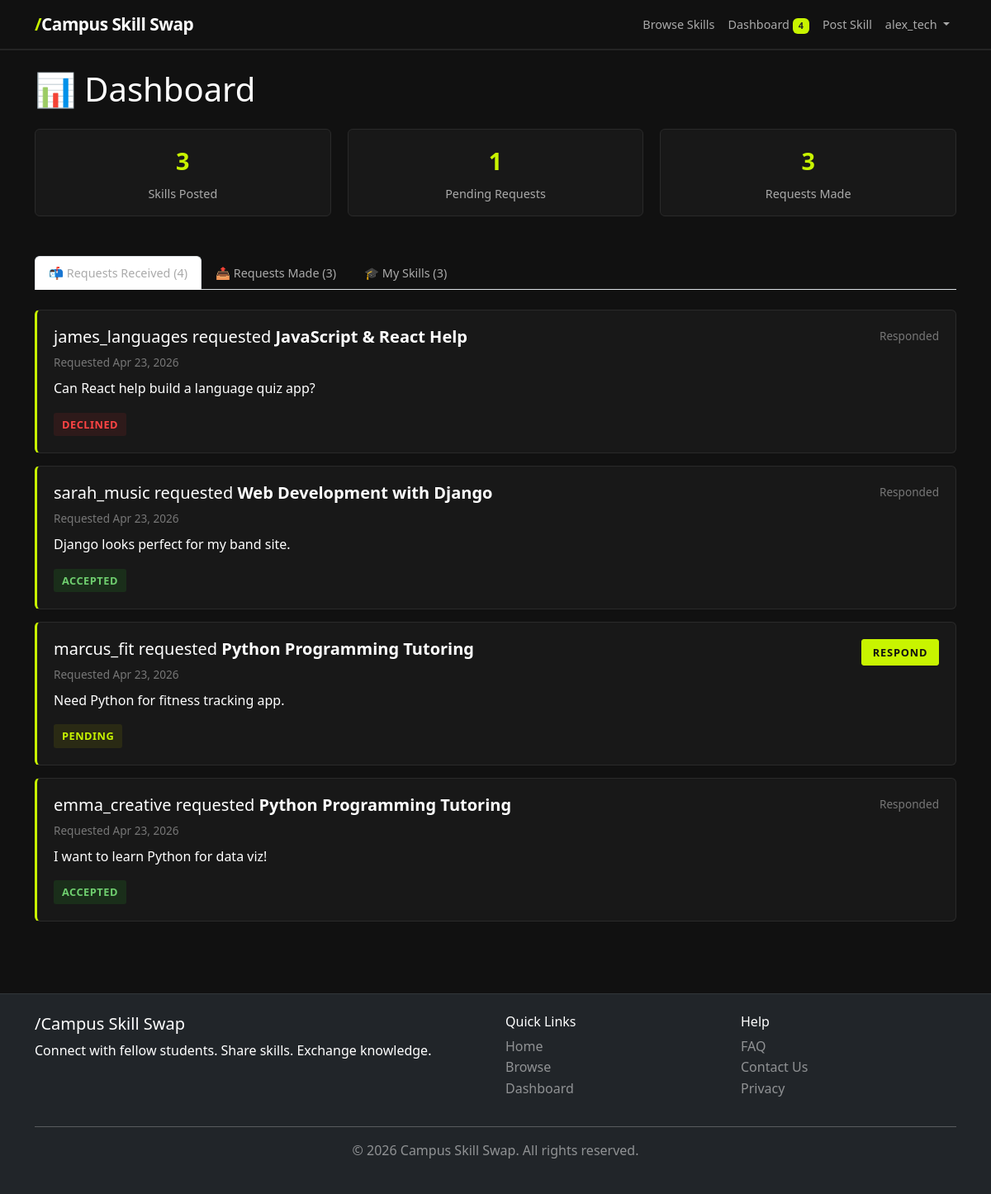
The app's page /dashboard/ (signed in) with its own data.
### skillfeed/models.py (models this page shows, shortened)
class SkillRequest(models.Model):
    STATUS_CHOICES = [
        ("pending", "Pending"),
        ("accepted", "Accepted"),
        ("completed", "Completed"),
        ("declined", "Declined"),
    ]
    requester = models.ForeignKey(
        User,
        on_delete=models.CASCADE,
        related_name="skill_requests_made"
    )
    skill = models.ForeignKey(
        Skill,
        on_delete=models.CASCADE,
        related_name="requests"
    )
    responder = models.ForeignKey(
        User,
        on_delete=models.CASCADE,
        related_name="skill_requests_received"
    )
    message = models.TextField(help_text="Why do you want this skill?")
    status = models.CharField(
        max_length=20,
        choices=STATUS_CHOICES,
        default="pending"
    )
    response_message = models.TextField(
        blank=True,
        null=True,
        help_text="Responder's reply"
    )
    requested_at = models.DateTimeField(auto_now_add=True)
    responded_at = models.DateTimeField(blank=True, null=True)
    class Meta:
        ordering = ["-requested_at"]
        unique_together = ["requester", "skill"]

class Skill(models.Model):
    CATEGORY_CHOICES = [
        ("tutoring", "Tutoring"),
        ("tech", "Technology"),
        ("creativity", "Creative Skills"),
        ("sports", "Sports & Fitness"),
        ("languages", "Languages"),
        ("music", "Music"),
        ("writing", "Writing"),
        ("design", "Design"),
        ("other", "Other"),
    ]
    PRICE_CHOICES = [
        ("free", "Free"),
        ("exchange", "Skill Exchange"),
        ("paid", "Paid"),
    ]
    CONTACT_CHOICES = [
        ("email", "Email"),
        ("phone", "Phone"),
        ("zoom", "Video Call (Zoom)"),
        ("inperson", "In-Person"),
        ("chat", "Chat/Messaging"),
    ]
    owner = models.ForeignKey(User, on_delete=models.CASCADE, related_name="skills")
    title = models.CharField(
        max_length=200,
        help_text="e.g., 'Python Programming Tutoring'"
    )
    description = models.TextField(
        help_text="Detailed description of what you offer, how long it takes, etc."
    )
    category = models.CharField(
        max_length=20,
        choices=CATEGORY_CHOICES,
        default="other"
    )
    price_type = models.CharField(
        max_length=20,
        choices=PRICE_CHOICES,
        default="free"
    )
    price_amount = models.DecimalField(
        max_digits=10,
        decimal_places=2,
        null=True,
        blank=True,
        help_text="Leave blank if not paid"
    )
    contact_preference = models.CharField(
        max_length=20,
        choices=CONTACT_CHOICES,
        default="email"
    )
    is_available = models.BooleanField(
        default=True,
        help_text="Is this skill available right now?"
    )
    created_at = models.DateTimeField(auto_now_add=True)  # Set once, never changes
    updated_at = models.DateTimeField(auto_now=True)  # Updated every time saved
    view_count = models.IntegerField(default=0, help_text="Track popularity")
    class Meta:
        ordering = ["-created_at"]  # Show newest skills first
        indexes = [
            models.Index(fields=["owner", "-created_at"]),  # Speed up owner queries
        ]

### skillfeed/views.py (the view)
# urls.py: path("dashboard/", views.dashboard, name="dashboard"),
@login_required(login_url="login")
def dashboard(request):
    user = request.user
    user_skills = user.skills.all()
    received_requests = SkillRequest.objects.filter(responder=user).order_by("-requested_at")
    made_requests = SkillRequest.objects.filter(requester=user).order_by("-requested_at")
    skill_count = user_skills.count()
    received_count = received_requests.filter(status="pending").count()
    made_count = made_requests.count()
    context = {
        "user_skills": user_skills,
        "received_requests": received_requests,
        "made_requests": made_requests,
        "skill_count": skill_count,
        "received_count": received_count,
        "made_count": made_count,
    }
    return render(request, "skillfeed/dashboard.html", context)

### templates/skillfeed/dashboard.html (shortened to what this page needs)
{% extends 'base.html' %}
{% block content %}
<div class="container">
    <h1 class="mb-4">📊 Dashboard</h1>
    <div class="user-stats mb-5">
        <div class="stat-box">
            <div class="stat-number">{{ skill_count }}</div>
            <div class="stat-label">Skills Posted</div>
        </div>
        <div class="stat-box">
            <div class="stat-number">{{ received_count }}</div>
            <div class="stat-label">Pending Requests</div>
        </div>
        <div class="stat-box">
            <div class="stat-number">{{ made_count }}</div>
            <div class="stat-label">Requests Made</div>
        </div>
    </div>
    <ul class="nav nav-tabs mb-4" role="tablist">
        <li class="nav-item" role="presentation">
            <button class="nav-link active" id="requests-tab" data-bs-toggle="tab" data-bs-target="#requests"
                type="button">
                📬 Requests Received ({{ received_requests.count }})
            </button>
        </li>
        <li class="nav-item" role="presentation">
            <button class="nav-link" id="made-tab" data-bs-toggle="tab" data-bs-target="#made" type="button">
                📤 Requests Made ({{ made_requests.count }})
            </button>
        </li>
        <li class="nav-item" role="presentation">
            <button class="nav-link" id="skills-tab" data-bs-toggle="tab" data-bs-target="#skills" type="button">
                🎓 My Skills ({{ user_skills.count }})
            </button>
        </li>
    </ul>
    <div class="tab-content">
        <div class="tab-pane fade show active" id="requests" role="tabpanel">
            {% if received_requests %}
            {% for request in received_requests %}
            <div class="request-card">
                <div class="row">
                    <div class="col-md-9">
                        <h5>
                            {{ request.requester.username }} requested <strong>{{ request.skill.title }}</strong>
                        </h5>
                        <p class="text-muted-sm mb-2">
                            Requested {{ request.requested_at|date:"M d, Y" }}
                        </p>
                        <p class="mb-3">{{ request.message|truncatewords:30 }}</p>
                        <span class="request-status {{ request.status }}">
                            {{ request.get_status_display }}
                        </span>
                    </div>
                    <div class="col-md-3 text-end">
                        {% if request.status == 'pending' %}
                        <a href="{% url 'respond_request' request.id %}" class="btn btn-sm btn-primary">
                            Respond
                        </a>
                        {% else %}
                        <p class="text-muted-sm">Responded</p>
                        {% endif %}
                    </div>
                </div>
            </div>
            {% endfor %}
            {% else %}
            <div class="alert alert-info">
                No requests yet. When students are interested in your skills, they'll appear here.
            </div>
            {% endif %}
        </div>
    </div>
</div>
{% endblock %}

### templates/base.html (shortened to what this page needs)
<!DOCTYPE html>
<html lang="en">
<head>
    {% load static %}
    <link href="https://cdn.jsdelivr.net/npm/bootstrap@5.3.0/dist/css/bootstrap.min.css" rel="stylesheet">
    <link rel="stylesheet" href="{% static 'css/style.css' %}">
</head>
<body>
    <nav class="navbar navbar-expand-lg navbar-dark navbar-custom sticky-top">
        <div class="container">
            <a class="navbar-brand" href="{% url 'home' %}">
                <span class="brand-slash">/</span>Campus Skill Swap
            </a>
            <div class="collapse navbar-collapse" id="navbarNav">
                <ul class="navbar-nav ms-auto">
                    <li class="nav-item">
                        <a class="nav-link" href="{% url 'skill_list' %}">Browse Skills</a>
                    </li>
                    {% if user.is_authenticated %}
                    <li class="nav-item">
                        <a class="nav-link" href="{% url 'dashboard' %}">
                            Dashboard
                            {% if user.skill_requests_received.filter|length %}
                            <span class="badge text-dark" style="background-color:#c8f400;">
                                {{ user.skill_requests_received.count }}
                            </span>
                            {% endif %}
                        </a>
                    </li>
                    <li class="nav-item">
                        <a class="nav-link" href="{% url 'skill_create' %}">Post Skill</a>
                    </li>
                    <li class="nav-item dropdown">
                        <a class="nav-link dropdown-toggle" href="#" data-bs-toggle="dropdown">
                            {{ user.username }}
                        </a>
                    </li>
                    {% endif %}
                </ul>
            </div>
        </div>
    </nav>
    <main class="py-4">
        {% block content %}{% endblock %}
    </main>
    <footer class="bg-dark text-white mt-5 py-4">
        <div class="container">
            <div class="row">
                <div class="col-md-6">
                    <h5><span class="brand-slash">/</span>Campus Skill Swap</h5>
                    <p>Connect with fellow students. Share skills. Exchange knowledge.</p>
                </div>
                <div class="col-md-3">
                    <h6>Quick Links</h6>
                    <ul class="list-unstyled">
                        <li><a href="{% url 'home' %}" class="text-white-50">Home</a></li>
                        <li><a href="{% url 'skill_list' %}" class="text-white-50">Browse</a></li>
                        {% if user.is_authenticated %}
                        <li><a href="{% url 'dashboard' %}" class="text-white-50">Dashboard</a></li>
                        {% endif %}
                    </ul>
                </div>
                <div class="col-md-3">
                    <h6>Help</h6>
                    <ul class="list-unstyled">
                        <li><a href="#" class="text-white-50">FAQ</a></li>
                        <li><a href="#" class="text-white-50">Contact Us</a></li>
                        <li><a href="#" class="text-white-50">Privacy</a></li>
                    </ul>
                </div>
            </div>
            <hr class="bg-white-50">
            <div class="text-center text-white-50">
                <p>&copy; 2026 Campus Skill Swap. All rights reserved.</p>
            </div>
        </div>
    </footer>
</body>
</html>

### static/css/style.css (style rules this page uses)
:root { --primary-color: #c8f400; --primary-dark: #b0d900; --accent-color: #c8f400; --accent-light: #d4f72a; --secondary-color: #888888; --success-color: #c8f400; --danger-color: #ff4444; --warning-color: #c8f400; --light-bg: #1a1a1a; --dark-bg: #111111; --text-light: #ffffff; --text-muted: #aaaaaa; }
body { font-family: 'Segoe UI', Tahoma, Geneva, Verdana, sans-serif; line-height: 1.6; color: #ffffff; background-color: #111111; display: flex; flex-direction: column; min-height: 100vh; }
main { flex: 1; }
a { text-decoration: none; color: #ffffff; }
.navbar { box-shadow: 0 1px 0 rgba(255, 255, 255, 0.08); background-color: #111111 !important; border-bottom: 1px solid rgba(255, 255, 255, 0.08); }
.navbar-custom { background-color: #111111 !important; }
.navbar-brand { font-size: 1.3rem; color: #ffffff !important; font-weight: 700; letter-spacing: -0.5px; }
.navbar-brand .brand-slash { color: #c8f400; }
.nav-link { color: #aaaaaa !important; transition: color 0.2s; font-size: 0.9rem; }
.btn { border-radius: 3px; font-weight: 700; transition: all 0.2s; text-transform: uppercase; letter-spacing: 0.8px; font-size: 0.85rem; padding: 10px 24px; }
.btn-primary { background-color: #c8f400; border-color: #c8f400; color: #111111 !important; }
.btn-sm { font-size: 0.8rem; padding: 0.35rem 0.8rem; }
.user-stats { display: grid; grid-template-columns: repeat(auto-fit, minmax(150px, 1fr)); gap: 20px; margin: 20px 0; }
.stat-box { text-align: center; padding: 15px; background-color: #181818; border-radius: 6px; border: 1px solid #2a2a2a; }
.stat-number { font-size: 1.8rem; font-weight: 700; color: #c8f400; }
.stat-label { font-size: 0.9rem; color: #aaaaaa; margin-top: 5px; }
.request-card { background: #181818; border-radius: 6px; padding: 20px; margin-bottom: 15px; transition: all 0.2s; border: 1px solid #2a2a2a; border-left: 3px solid #c8f400; }
.request-status { display: inline-block; padding: 4px 10px; border-radius: 3px; font-size: 0.8rem; font-weight: 700; text-transform: uppercase; letter-spacing: 0.5px; }
.request-status.pending { background-color: #2a2a14; color: #c8f400; }
.request-status.accepted { background-color: #1a2e1a; color: #6fcf6f; }
.request-status.declined { background-color: #2e1a1a; color: #ff4444; }
footer { border-top: 1px solid rgba(255, 255, 255, 0.08); }
footer a { text-decoration: none; transition: color 0.2s; }
.text-muted-sm { font-size: 0.85rem; color: #777777; }

### records on screen
SkillRequest: requester.username "james_languages", skill "JavaScript & React Help", requested_at "Apr 23, 2026", message "Can React help build a language quiz app?", status "DECLINED", shows "Responded"
SkillRequest: requester.username "sarah_music", skill "Web Development with Django", requested_at "Apr 23, 2026", message "Django looks perfect for my band site.", status "ACCEPTED", shows "Responded"
SkillRequest: requester.username "marcus_fit", skill "Python Programming Tutoring", requested_at "Apr 23, 2026", message "Need Python for fitness tracking app.", status "PENDING", shows "RESPOND"
SkillRequest: requester.username "emma_creative", skill "Python Programming Tutoring", requested_at "Apr 23, 2026", message "I want to learn Python for data viz!", status "ACCEPTED", shows "Responded"

### other values on screen
{{ user.skill_requests_received.count }} "4"
{{ user.username }} "alex_tech"
{{ skill_count }} "3"
{{ received_count }} "1"
{{ made_count }} "3"
{{ received_requests.count }} "4"
{{ made_requests.count }} "3"
{{ user_skills.count }} "3"
